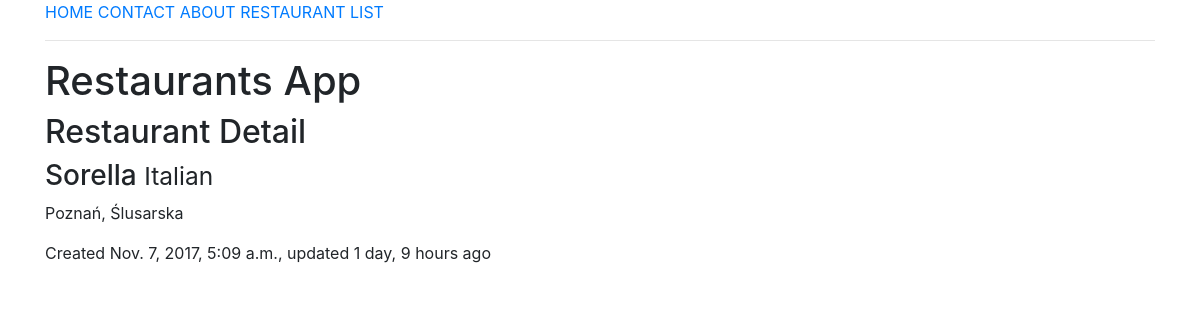
Page /restaurants/1/ on the committed database.
### restaurants/models.py (models this page shows, shortened)
class RestaurantLocation(models.Model):
    name = models.CharField(max_length=120)
    location = models.CharField(max_length=120, null=True, blank=True)
    category = models.CharField(max_length=120, null=True, blank=True)
    timestamp = models.DateTimeField(auto_now_add=True)
    updated = models.DateTimeField(auto_now=True)
    slug = models.SlugField(null=True, blank=True)

### restaurants/views.py (the view)
# urls.py: url(r'^restaurants/(?P<rest_id>\w+)/$', RestaurantDetailView.as_view()),
class RestaurantDetailView(DetailView):
    queryset = RestaurantLocation.objects.all()
    def get_object(self, **kwargs):
        rest_id = self.kwargs.get('rest_id')
        obj = get_object_or_404(RestaurantLocation, id=rest_id)
        return obj

### restaurants/templates/restaurants/restaurantlocation_detail.html (shortened to what this page needs)
{% extends "base.html" %}
{% block content %}
    {{ block.super }}
    <div class="container">
        <h2>Restaurant Detail</h2>
        <h3>{{ object.name }} <small>{{ object.category }}</small></h3>
        <p>{{ object.location }}</p>
        <p>Created {{ object.timestamp }}, updated {{ object.updated|timesince }} ago</p>
    </div>
{% endblock %}

### rows in the picture
RestaurantLocation: name "Sorella", category "Italian", location "Poznań, Ślusarska", timestamp "Nov. 7, 2017, 5:09 a.m.", updated "1 day, 9 hours"
